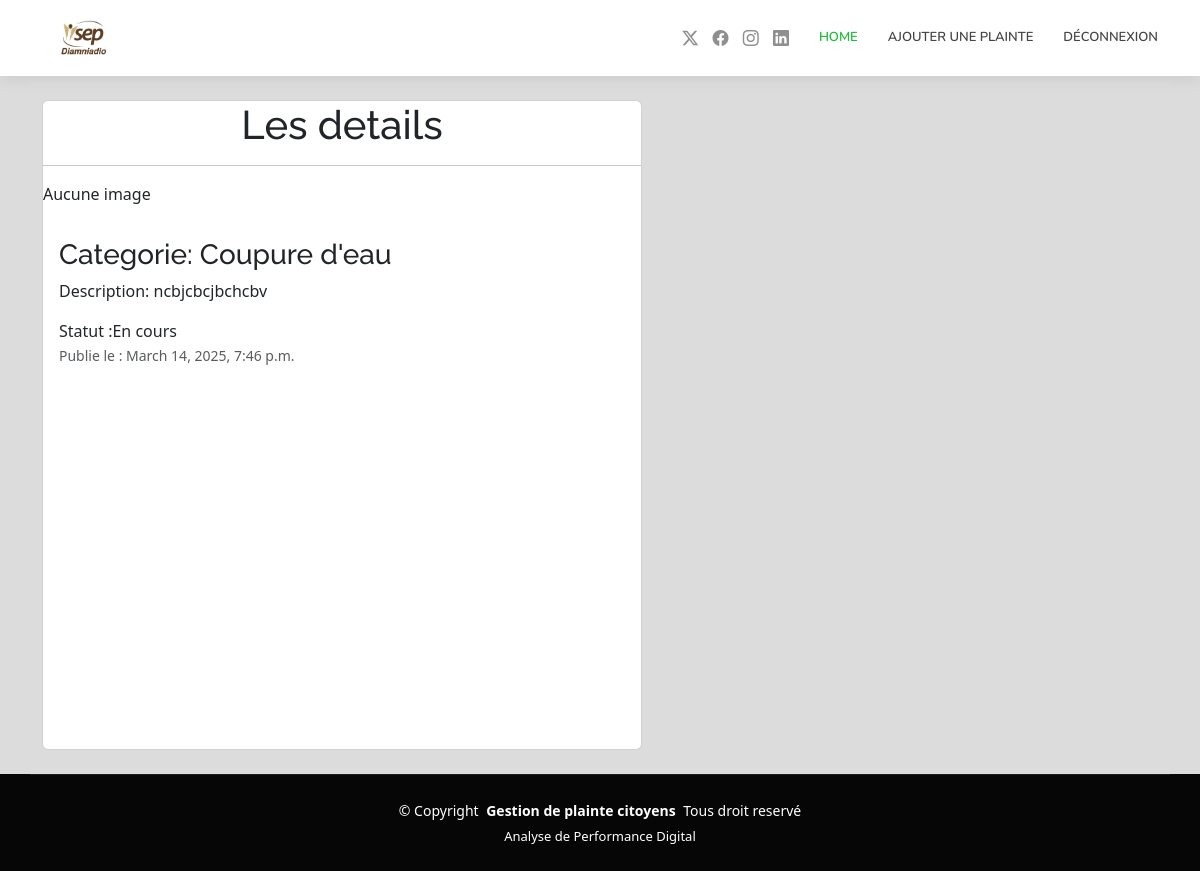
Page /details/2 (signed in) on the committed database.
### plainte/models.py (models this page shows, shortened)
class Plainte(models.Model):
    STATUT = [('En attente', 'En attente'),('En cours', 'En cours'),('Résolue', 'Résolue')]
    CATEGORIES = [('Route endommagée', 'Route endommagée'),('Coupure d\'eau', 'Coupure d\'eau'),('Problème d\'électricité', 'Problème d\'électricité'),('autre', 'Autre')]
    citoyen = models.ForeignKey(User, on_delete=models.CASCADE)
    categorie = models.CharField(max_length=50, choices=CATEGORIES, null=True)
    image=models.ImageField(upload_to='media/', blank=True, null=True)
    description = models.TextField()
    statut = models.CharField(max_length=20, choices=STATUT, default='En attente')
    date_creation = models.DateTimeField(auto_now_add=True)

### plainte/views.py (the view)
# urls.py: path("details/<int:id>", details, name='details'),
def details (request, id):
    plaintes = Plainte.objects.get(id=id)
    return render(request, 'details.html', {'plaintes': plaintes})

### plainte/templates/details.html (shortened to what this page needs)
{% extends 'base.html' %}
{% block content %}
<!DOCTYPE html>
<html lang="en">
<head>
    <link href="https://cdn.jsdelivr.net/npm/bootstrap@5.3.3/dist/css/bootstrap.min.css" rel="stylesheet">
</head>
<body>
    <div class="card mb-30" style="width: 600px; height: 650px;">
        <div class="text-center">
            <h1>Les details </h1>
            <hr>
        </div>
        {% if plainte.image %}
            <img src="{{ plaintes.image.url }}" alt="Image de la plainte" style="max-width: 100%;">
        {% else %}
            <p>Aucune image</p>
        {% endif %}
        <div class="card-body">
          <h3 class="card-title">Categorie: {{ plaintes.categorie }}</h3>
          <p class="card-text">Description: {{ plaintes.description }}</p>
          <span class="card-text">Statut :{{ plaintes.statut }}</span>
          <p class="card-text"><small class="text-body-secondary">Publie le : {{ plaintes.date_creation }}</small></p>
        </div>
    </div>
</body>
</html>
{% endblock %}

### static/css/main.css (style rules this page uses)
:root { --default-font: "Roboto", system-ui, -apple-system, "Segoe UI", Roboto, "Helvetica Neue", Arial, "Noto Sans", "Liberation Sans", sans-serif, "Apple Color Emoji", "Segoe UI Emoji", "Segoe UI Symbol", "Noto Color Emoji"; --heading-font: "Raleway", sans-serif; --nav-font: "Nunito", sans-serif; }
:root { --background-color: #ffffff; --default-color: #444444; --heading-color: #111111; --accent-color: #1bbd36; --surface-color: #ffffff; --contrast-color: #ffffff; }
:root { --nav-color: #444444; --nav-hover-color: #1bbd36; --nav-mobile-background-color: #ffffff; --nav-dropdown-background-color: #ffffff; --nav-dropdown-color: #444444; --nav-dropdown-hover-color: #1bbd36; }
:root { scroll-behavior: smooth; }
body { color: var(--default-color); background-color: var(--background-color); font-family: var(--default-font); }
h1, h2, h3, h4, h5, h6 { color: var(--heading-color); font-family: var(--heading-font); }

### plainte/templates/details.html (style rules this page uses)
body { background-color:gainsboro; }

### rows in the picture
Plainte: categorie "Coupure d'eau", description "ncbjcbcjbchcbv", statut "En cours", date_creation "March 14, 2025, 7:46 p.m."
